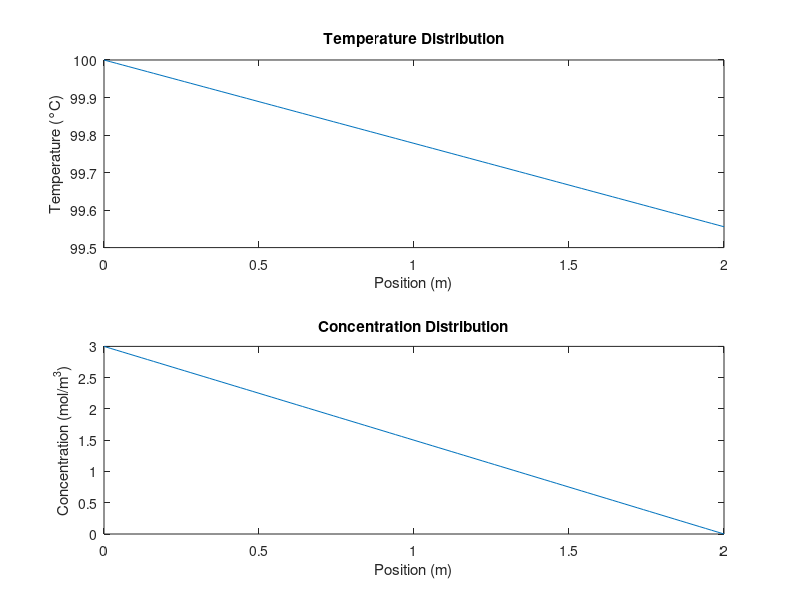

Source code (MATLAB):
% Constants and parameters
L = 2;                      % Length of the copper bar (m)
T0 = 100;                   % Initial temperature (°C)
phi0 = 3;                   % Initial concentration (mol/m^3)
phi2 = 0;                   % Concentration at x=L (mol/m^3)
q = 10;                     % Heat flux at x=L (W/m^2)
k = 45;                    % Thermal conductivity (W/m°C)
D = 1.172e-5;                % Diffusion coefficient (m^2/s)

% Discretization
N = 100;                    % Number of points for discretization
dx = L / N;                 % Step size
x = linspace(0, L, N+1);    % Spatial grid

% Initialize temperature and concentration arrays
T = ones(1, N+1) * T0;      % Temperature array
phi = ones(1, N+1) * phi0;  % Concentration array

% Fourier's Law for steady-state heat conduction
dTdx = -q / k;
T = T0 + dTdx * x;

% Fick's first law of diffusion
dphidx = (phi0 - phi2) / L;
phi = phi0 - dphidx * x;

% Plot temperature and concentration distributions
figure;
subplot(2,1,1);
plot(x, T);
xlabel('Position (m)');
ylabel('Temperature (°C)');
title('Temperature Distribution');

subplot(2,1,2);
plot(x, phi);
xlabel('Position (m)');
ylabel('Concentration (mol/m^3)');
title('Concentration Distribution');
